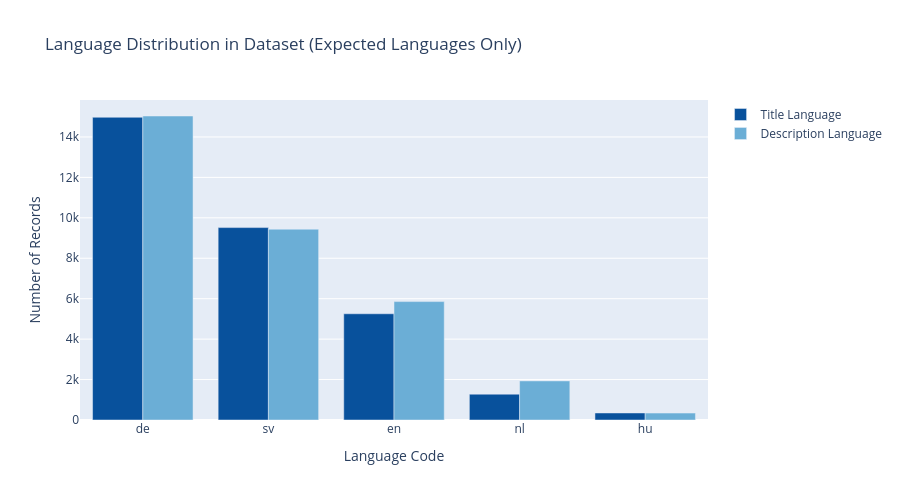

The cell this chart's notebook holds for it:
### Code cell
# =============================================================================
# EDA: Language Detection Distribution (Expected Languages Only)
# =============================================================================

# Define expected languages
expected_langs = {'en', 'de', 'nl', 'sv', 'hu', 'ru'}

# Filter to only expected languages
title_lang_filtered = master_df[master_df['title_lang'].isin(expected_langs)]['title_lang'].value_counts().sort_values(ascending=False)
desc_lang_filtered = master_df[master_df['description_lang'].isin(expected_langs)]['description_lang'].value_counts().sort_values(ascending=False)

fig = go.Figure()

fig.add_trace(go.Bar(
    x=title_lang_filtered.index,
    y=title_lang_filtered.values,
    name='Title Language',
    marker_color='#08519c'
))

fig.add_trace(go.Bar(
    x=desc_lang_filtered.index,
    y=desc_lang_filtered.values,
    name='Description Language',
    marker_color='#6baed6'
))

fig.update_layout(
    title='Language Distribution in Dataset (Expected Languages Only)',
    xaxis_title='Language Code',
    yaxis_title='Number of Records',
    height=500,
    barmode='group',
    hovermode='x unified'
)

fig.show()

print(f"\nExpected languages found in dataset:")
print(f"  Title languages: {title_lang_filtered.to_dict()}")
print(f"  Description languages: {desc_lang_filtered.to_dict()}")

# Summary
print(f"\nLanguage Coverage:")
print(f"  Records with expected language in title: {title_lang_filtered.sum():,}")
print(f"  Records with expected language in description: {desc_lang_filtered.sum():,}")
print(f"  Total records: {len(master_df):,}")

### Figure 1 — Plotly figure (JSON) as saved in the notebook; plotly's stock layout.template omitted (floating-point values rounded to 4 significant figures)
{"data": [{"marker": {"color": "#08519c"}, "name": "Title Language", "type": "bar", "x": ["de", "sv", "en", "nl", "hu"], "y": [14973, 9517, 5254, 1278, 348]}, {"marker": {"color": "#6baed6"}, "name": "Description Language", "type": "bar", "x": ["de", "sv", "en", "nl", "hu"], "y": [15036, 9437, 5857, 1933, 343]}], "layout": {"barmode": "group", "height": 500, "hovermode": "x unified", "title": {"text": "Language Distribution in Dataset (Expected Languages Only)"}, "xaxis": {"title": {"text": "Language Code"}}, "yaxis": {"title": {"text": "Number of Records"}}}}
